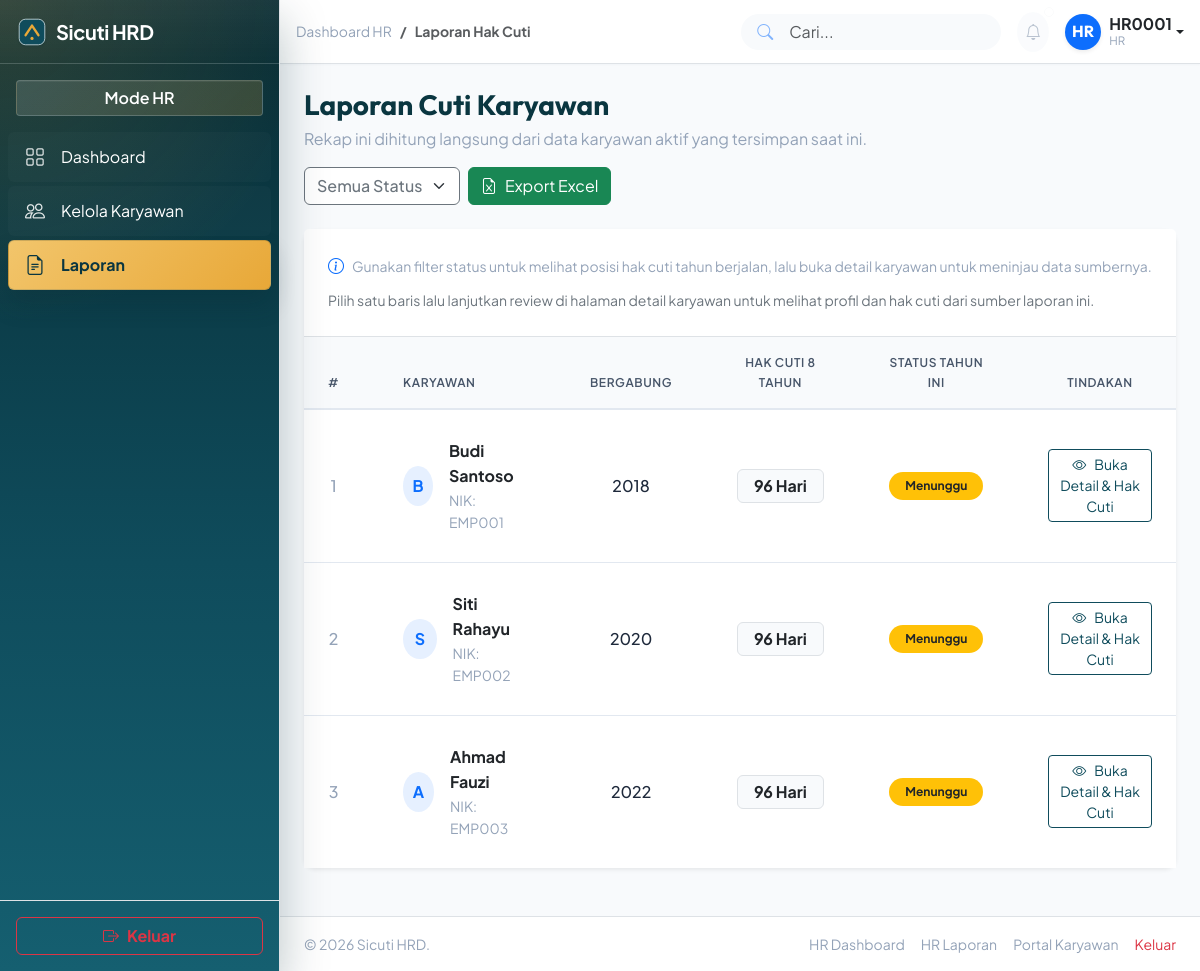
The app's page /hr/reports.php (signed in) with its own data.
### tables this page shows
CREATE TABLE IF NOT EXISTS `karyawan` (
  `id` INT UNSIGNED NOT NULL AUTO_INCREMENT,
  `nik` VARCHAR(20) NOT NULL,
  `nama` VARCHAR(100) NOT NULL,
  `tanggal_lahir` DATE NOT NULL,
  `email` VARCHAR(100) DEFAULT NULL,
  `telepon` VARCHAR(20) DEFAULT NULL,
  `alamat` TEXT DEFAULT NULL,
  `jabatan` VARCHAR(50) DEFAULT NULL,
  `departemen` VARCHAR(50) DEFAULT NULL,
  `tanggal_bergabung` DATE NOT NULL,
  `created_at` TIMESTAMP DEFAULT CURRENT_TIMESTAMP,
  `updated_at` TIMESTAMP DEFAULT CURRENT_TIMESTAMP ON UPDATE CURRENT_TIMESTAMP,
  PRIMARY KEY (`id`),
  UNIQUE KEY `uk_karyawan_nik` (`nik`)
);

### hr/logic/reports.php (called while the page is built, shortened)
<?php
require_once __DIR__ . '/../../includes/cuti-calculator.php';
$filter_status = isset($_GET['filter_status']) ? trim((string) $_GET['filter_status']) : '';
$allowed_filters = ['Tersedia', 'Menunggu', 'Rencana'];
if (!in_array($filter_status, $allowed_filters, true)) {
    $filter_status = '';
}
$current_year = (int) date('Y');
$report_rows = [];
$sql = 'SELECT id, nik, nama, tanggal_bergabung FROM karyawan ORDER BY nik ASC, nama ASC';
$result = mysqli_query($koneksi, $sql);
if ($result instanceof mysqli_result) {
    while ($karyawan = mysqli_fetch_assoc($result)) {
        $tanggal_bergabung = isset($karyawan['tanggal_bergabung']) ? trim((string) $karyawan['tanggal_bergabung']) : '';
        $tahun_bergabung = (int) date('Y', strtotime($tanggal_bergabung));
        $calc = hitungHakCuti($tahun_bergabung);
        $status_tahun_ini = '—';
        $status_class = 'bg-secondary';
        foreach ($calc['data'] as $row) {
            if ((int) $row['tahun_kalender'] === $current_year) {
                $status_tahun_ini = $row['status'];
                $status_class = $row['status_class'];
                break;
            }
        }
        $report_rows[] = [
            'id' => (int) $karyawan['id'],
            'nik' => $karyawan['nik'],
            'nama' => $karyawan['nama'],
            'tahun_bergabung' => $tahun_bergabung,
            'total_cuti' => array_sum(array_column($calc['data'], 'hari_cuti')),
            'status_tahun_ini' => $status_tahun_ini,
            'status_class' => $status_class,
        ];
    }
}
require __DIR__ . '/../views/reports.php';

### hr/reports.php (called while the page is built, shortened)
<?php
require_once __DIR__ . '/../koneksi.php';
require_once __DIR__ . '/logic/reports.php';
require_once __DIR__ . '/../includes/layout/dashboard-layout.php';

### includes/cuti-calculator.php (called while the page is built, shortened)
<?php
function hitungHakCuti($tahunBergabung) {
    $tahunBergabung = (int)$tahunBergabung;
    $tahunMulai = $tahunBergabung + 1;
    $tahunSelesai = $tahunMulai + 7;
    $tahunSekarang = (int)date('Y');
    $data = [];
    $polaCuti = [
        1 => 12,
        2 => 12,
        3 => 14,
        4 => 14,
        5 => 16,
        6 => 16,
        7 => 6,
        8 => 6
    ];
    for ($i = 1; $i <= 8; $i++) {
        $tahunKalender = $tahunMulai + ($i - 1);
        $jumlahCuti = $polaCuti[$i];
        if ($tahunKalender < $tahunSekarang) {
            $status = "Tersedia";
            $statusClass = "bg-success";
        } elseif ($tahunKalender == $tahunSekarang) {
            $status = "Menunggu";
            $statusClass = "bg-warning text-dark";
        } else {
            $status = "Rencana";
            $statusClass = "bg-secondary";
        }
        $data[] = [
            'tahun_ke' => $i,
            'tahun_kalender' => $tahunKalender,
            'hari_cuti' => $jumlahCuti,
            'status' => $status,
            'status_class' => $statusClass
        ];
    }
    return [
        'tahun_bergabung' => $tahunBergabung,
        'tahun_mulai' => $tahunMulai,
        'tahun_selesai' => $tahunSelesai,
        'data' => $data
    ];
}

### hr/views/reports.php (the view, shortened to what this page needs)
<div class="d-flex justify-content-between align-items-center mb-4 flex-wrap gap-3">
    <div>
        <h2 class="h3 mb-1 text-gray-800">Laporan Cuti Karyawan</h2>
        <p class="text-muted mb-0">Rekap ini dihitung langsung dari data karyawan aktif yang tersimpan saat ini.</p>
    </div>
    <div class="d-flex gap-2 flex-wrap">
        <form method="GET" class="d-inline-block">
            <select name="filter_status" class="form-select border-secondary text-secondary fw-medium" onchange="this.form.submit()" style="width: auto;">
                <option value="">Semua Status</option>
            </select>
        </form>
        <?php if (count($report_rows) > 0): ?>
            <a href="export.php<?php echo $filter_status !== '' ? '?filter_status=' . urlencode($filter_status) : ''; ?>" class="btn btn-success">
                <i class="bi bi-file-earmark-excel me-2"></i>Export Excel
            </a>
        <?php else: ?>
            <a class="btn btn-success disabled" style="pointer-events: none;" aria-disabled="true">
                <i class="bi bi-file-earmark-excel me-2"></i>Export Excel
            </a>
        <?php endif; ?>
    </div>
</div>
<div class="card border-0 shadow-sm mb-4">
    <div class="card-header bg-white border-bottom p-4">
        <div class="d-flex align-items-center gap-2 text-muted flex-wrap">
            <i class="bi bi-info-circle text-primary"></i>
            <small>Gunakan filter status untuk melihat posisi hak cuti tahun berjalan, lalu buka detail karyawan untuk meninjau data sumbernya.</small>
        </div>
        <div class="mt-2">
            <small class="text-secondary">Pilih satu baris lalu lanjutkan review di halaman detail karyawan untuk melihat profil dan hak cuti dari sumber laporan ini.</small>
        </div>
    </div>
    <div class="card-body p-0">
        <?php if (count($report_rows) === 0): ?>
            <div class="p-5 text-center text-muted bg-light border-bottom">
                <div class="mb-3">
                    <i class="bi bi-people text-secondary opacity-50" style="font-size: 4rem;"></i>
                </div>
                <?php if ($filter_status !== ''): ?>
                    <h4 class="h5 mb-2">Tidak Ada Data untuk Filter Ini</h4>
                    <p class="mb-4">Belum ada karyawan dengan status <?php echo htmlspecialchars($filter_status); ?> pada tahun berjalan.</p>
                    <a href="reports.php" class="btn btn-outline-secondary px-4">Hapus Filter</a>
                <?php else: ?>
                    <h4 class="h5 mb-2">Belum Ada Rekap yang Bisa Ditampilkan</h4>
                    <p class="mb-4">Tambahkan atau lengkapi data karyawan terlebih dahulu agar laporan hak cuti dapat dihitung otomatis.</p>
                    <div class="d-flex justify-content-center gap-2 flex-wrap">
                        <a href="employees.php" class="btn btn-primary px-4">
                            <i class="bi bi-people me-2"></i>Kelola Karyawan
                        </a>
                        <a href="dashboard.php" class="btn btn-outline-secondary px-4">Kembali ke Dashboard</a>
                    </div>
                <?php endif; ?>
            </div>
        <?php else: ?>
            <div class="table-responsive">
                <table class="table table-hover align-middle mb-0">
                    <thead class="table-light text-muted">
                        <tr>
                            <th class="text-center py-3 ps-4" style="width: 60px;">#</th>
                            <th class="py-3">Karyawan</th>
                            <th class="text-center py-3">Bergabung</th>
                            <th class="text-center py-3">Hak Cuti 8 Tahun</th>
                            <th class="text-center py-3">Status Tahun Ini</th>
                            <th class="text-center py-3 pe-4" style="width: 160px;">Tindakan</th>
                        </tr>
                    </thead>
                    <tbody>
                        <?php foreach ($report_rows as $index => $report): ?>
                            <tr>
                                <td class="text-center text-muted fw-medium ps-4"><?php echo $index + 1; ?></td>
                                <td>
                                    <div class="d-flex align-items-center gap-3 py-1">
                                        <div class="avatar bg-primary bg-opacity-10 text-primary rounded-circle d-flex align-items-center justify-content-center" style="width: 40px; height: 40px;">
                                            <span class="fw-bold fs-6"><?php echo strtoupper(substr(htmlspecialchars($report['nama']), 0, 1)); ?></span>
                                        </div>
                                        <div>
                                            <div class="fw-bold text-dark"><?php echo htmlspecialchars($report['nama']); ?></div>
                                            <div class="text-muted small">NIK: <?php echo htmlspecialchars($report['nik']); ?></div>
                                        </div>
                                    </div>
                                </td>
                                <td class="text-center fw-medium"><?php echo $report['tahun_bergabung']; ?></td>
                                <td class="text-center">
                                    <span class="badge bg-light text-dark border px-3 py-2 fs-6 fw-bold">
                                        <?php echo $report['total_cuti']; ?> Hari
                                    </span>
                                </td>
                                <td class="text-center">
                                    <span class="badge rounded-pill <?php echo htmlspecialchars($report['status_class']); ?> px-3 py-2">
                                        <?php echo htmlspecialchars($report['status_tahun_ini']); ?>
                                    </span>
                                </td>
                                <td class="text-center pe-4">
                                    <a href="employee-detail.php?id=<?php echo $report['id']; ?>&from=reports" class="btn btn-sm btn-outline-primary">
                                        <i class="bi bi-eye me-2"></i>Buka Detail & Hak Cuti
                                    </a>
                                </td>
                            </tr>
                        <?php endforeach; ?>
                    </tbody>
                </table>
            </div>
        <?php endif; ?>
    </div>
</div>

### assets/css/style.css (style rules this page uses)
:root { --font-display: "Outfit", sans-serif; --font-body: "Plus Jakarta Sans", sans-serif; --color-primary: #0f4c5c; --color-primary-light: #1a6b7a; --color-primary-dark: #0a3640; --color-primary-subtle: #e8f4f7; --color-accent: #e8a838; --color-accent-light: #f2c56b; --color-accent-dark: #c48a20; --color-text: #1e293b; --color-text-secondary: #475569; --color-text-muted: #94a3b8; --color-border: #e2e8f0; --color-surface: #ffffff; --color-surface-alt: #f8fafc; --color-background: #f1f5f9; --color-success: #059669; --color-warning: #d97706; --color-danger: #dc2626; --color-info: var(--color-primary-light); --space-xs: 0.25rem; --space-sm: 0.5rem; --space-md: 1rem; --space-lg: 1.5rem; --space-xl: 2rem; --space-2xl: 3rem; --space-3xl: 4rem; --space-4xl: 6rem; --radius-sm: 0.25rem; --radius-md: 0.5rem; --radius-lg: 0.75rem; --radius-xl: 1rem; --shadow-sm: 0 1px 2px 0 rgba(15, 76, 92, 0.05); --shadow-md: 0 4px 6px -1px rgba(15, 76, 92, 0.1), 0 2px 4px -1px rgba(15, 76, 92, 0.06); --shadow-lg: 0 10px 15px -3px rgba(15, 76, 92, 0.1), 0 4px 6px -2px rgba(15, 76, 92, 0.05); --accent-bar-width: 3px; --accent-bar-color: var(--color-accent); --transition-fast: 150ms ease; --transition-base: 250ms ease; --color-role: var(--color-primary); --color-role-light: var(--color-primary-light); --color-role-subtle: var(--color-primary-subtle); }
.role-hr { --color-role: var(--color-primary); --color-role-light: var(--color-primary-light); --color-role-subtle: var(--color-primary-subtle); }
body { font-family: var(--font-body); color: var(--color-text); background-color: var(--color-background); line-height: 1.6; }
h1, h2, h3, h4, h5, h6, .h1, .h2, .h3, .h4, .h5, .h6 { font-family: var(--font-display); font-weight: 700; color: var(--color-primary-dark); }
.btn-outline-primary { --bs-btn-color: var(--color-primary); --bs-btn-border-color: var(--color-primary); --bs-btn-hover-bg: var(--color-primary); --bs-btn-hover-border-color: var(--color-primary); --bs-btn-active-bg: var(--color-primary); --bs-btn-active-border-color: var(--color-primary); }
.bg-light { background-color: var(--color-surface-alt) !important; }
.text-muted { color: var(--color-text-muted) !important; }
.card { border: 1px solid var(--color-border); border-radius: var(--radius-lg); background-color: var(--color-surface); transition: transform var(--transition-base), box-shadow var(--transition-base); }
.page-dashboard { background-color: var(--color-surface-alt); }
.page-dashboard .table { margin-bottom: 0; }
.page-dashboard .table th { background-color: var(--color-surface-alt); color: var(--color-text-secondary); font-weight: 600; text-transform: uppercase; font-size: 0.75rem; letter-spacing: 0.05em; padding: var(--space-md) var(--space-xl); border-bottom: 2px solid var(--color-border); }
.page-dashboard .table td { padding: var(--space-lg) var(--space-xl); vertical-align: middle; border-bottom: 1px solid var(--color-border); color: var(--color-text); }
.page-dashboard .table tbody tr { transition: background-color var(--transition-fast); }
.page-dashboard .table tbody tr:last-child td { border-bottom: none; }
.page-dashboard h1, .page-dashboard h2, .page-dashboard h3, .page-dashboard h4, .page-dashboard h5, .page-dashboard h6, .page-dashboard .dashboard-header { font-family: var(--font-display); }

### records on screen
karyawan: nama "B", nama "Budi Santoso", nik "EMP001", tahun_bergabung "2018", total_cuti "96", status_tahun_ini "Menunggu"
karyawan: nama "S", nama "Siti Rahayu", nik "EMP002", tahun_bergabung "2020", total_cuti "96", status_tahun_ini "Menunggu"
karyawan: nama "A", nama "Ahmad Fauzi", nik "EMP003", tahun_bergabung "2022", total_cuti "96", status_tahun_ini "Menunggu"

### other values on screen
$item['label'] "Dashboard"
$item['label'] "Kelola Karyawan"
$item['label'] "Laporan"
$crumb['label'] "Dashboard HR"
$crumb['label'] "Laporan Hak Cuti"
$profile_initials "HR"
$profile_label "HR0001"
$profile_role "HR"
